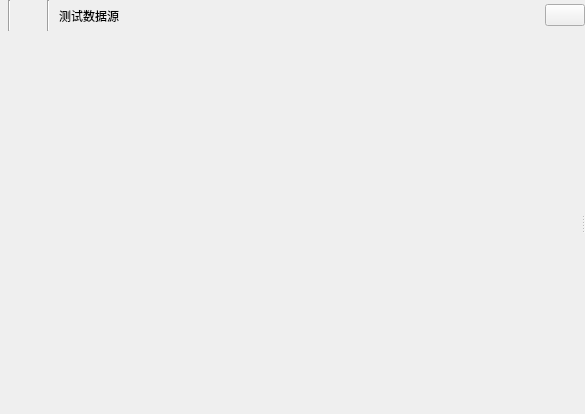
<?xml version="1.0" encoding="UTF-8"?>
<ui version="4.0">
 <class>DatasetContainer</class>
 <widget class="QWidget" name="DatasetContainer">
  <property name="geometry">
   <rect>
    <x>0</x>
    <y>0</y>
    <width>585</width>
    <height>414</height>
   </rect>
  </property>
  <property name="windowTitle">
   <string>Form</string>
  </property>
  <layout class="QGridLayout" name="gridLayout_3">
   <property name="leftMargin">
    <number>0</number>
   </property>
   <property name="topMargin">
    <number>0</number>
   </property>
   <property name="rightMargin">
    <number>0</number>
   </property>
   <property name="bottomMargin">
    <number>0</number>
   </property>
   <item row="0" column="0">
    <widget class="QStackedWidget" name="stackedWidget">
     <property name="currentIndex">
      <number>0</number>
     </property>
     <widget class="QWidget" name="pageDataset">
      <layout class="QGridLayout" name="gridLayout">
       <property name="leftMargin">
        <number>0</number>
       </property>
       <property name="topMargin">
        <number>0</number>
       </property>
       <property name="rightMargin">
        <number>0</number>
       </property>
       <property name="bottomMargin">
        <number>0</number>
       </property>
       <item row="0" column="0">
        <layout class="QVBoxLayout" name="verticalLayout_2">
         <property name="spacing">
          <number>0</number>
         </property>
         <item>
          <widget class="QFrame" name="frame">
           <property name="sizePolicy">
            <sizepolicy hsizetype="Preferred" vsizetype="Maximum">
             <horstretch>0</horstretch>
             <verstretch>0</verstretch>
            </sizepolicy>
           </property>
           <property name="frameShape">
            <enum>QFrame::NoFrame</enum>
           </property>
           <property name="frameShadow">
            <enum>QFrame::Raised</enum>
           </property>
           <layout class="QHBoxLayout" name="horizontalLayout">
            <property name="spacing">
             <number>2</number>
            </property>
            <property name="leftMargin">
             <number>0</number>
            </property>
            <property name="topMargin">
             <number>0</number>
            </property>
            <property name="rightMargin">
             <number>0</number>
            </property>
            <property name="bottomMargin">
             <number>0</number>
            </property>
            <item>
             <layout class="QHBoxLayout" name="datasetButtonsLayout">
              <property name="spacing">
               <number>2</number>
              </property>
              <property name="leftMargin">
               <number>4</number>
              </property>
              <property name="topMargin">
               <number>4</number>
              </property>
              <property name="rightMargin">
               <number>4</number>
              </property>
              <property name="bottomMargin">
               <number>4</number>
              </property>
             </layout>
            </item>
            <item>
             <widget class="Line" name="line">
              <property name="orientation">
               <enum>Qt::Vertical</enum>
              </property>
             </widget>
            </item>
            <item>
             <widget class="QToolButton" name="pbDelete">
              <property name="toolTip">
               <string>Delete dataset</string>
              </property>
              <property name="icon">
               <iconset resource="dataset_editor.qrc">
                <normaloff>:/images/trash-empty.png</normaloff>:/images/trash-empty.png</iconset>
              </property>
              <property name="iconSize">
               <size>
                <width>24</width>
                <height>24</height>
               </size>
              </property>
              <property name="autoRaise">
               <bool>true</bool>
              </property>
             </widget>
            </item>
            <item>
             <widget class="Line" name="line_2">
              <property name="orientation">
               <enum>Qt::Vertical</enum>
              </property>
             </widget>
            </item>
            <item>
             <widget class="QToolButton" name="bTest">
              <property name="text">
               <string>测试数据源</string>
              </property>
              <property name="icon">
               <iconset resource="../script_editor/script_editor.qrc">
                <normaloff>:/images/validate.png</normaloff>:/images/validate.png</iconset>
              </property>
              <property name="iconSize">
               <size>
                <width>24</width>
                <height>24</height>
               </size>
              </property>
              <property name="toolButtonStyle">
               <enum>Qt::ToolButtonTextBesideIcon</enum>
              </property>
              <property name="autoRaise">
               <bool>true</bool>
              </property>
             </widget>
            </item>
            <item>
             <spacer name="horizontalSpacer">
              <property name="orientation">
               <enum>Qt::Horizontal</enum>
              </property>
              <property name="sizeHint" stdset="0">
               <size>
                <width>40</width>
                <height>20</height>
               </size>
              </property>
             </spacer>
            </item>
            <item>
             <widget class="QPushButton" name="bProperties">
              <property name="toolTip">
               <string>Properties</string>
              </property>
              <property name="text">
               <string/>
              </property>
              <property name="icon">
               <iconset resource="../../../appsCore/designerCore/designerCore.qrc">
                <normaloff>:/images/run-build.png</normaloff>:/images/run-build.png</iconset>
              </property>
              <property name="checkable">
               <bool>true</bool>
              </property>
             </widget>
            </item>
           </layout>
          </widget>
         </item>
         <item>
          <widget class="QSplitter" name="splitter">
           <property name="orientation">
            <enum>Qt::Horizontal</enum>
           </property>
           <widget class="FancyTabWidget" name="tabs" native="true">
            <property name="sizePolicy">
             <sizepolicy hsizetype="Preferred" vsizetype="Preferred">
              <horstretch>0</horstretch>
              <verstretch>0</verstretch>
             </sizepolicy>
            </property>
           </widget>
           <widget class="QWidget" name="layoutWidget">
            <layout class="QVBoxLayout" name="verticalLayout">
             <item>
              <layout class="QVBoxLayout" name="propertyEditorLayout"/>
             </item>
             <item>
              <layout class="QVBoxLayout" name="variablesLoyout"/>
             </item>
            </layout>
           </widget>
          </widget>
         </item>
        </layout>
       </item>
      </layout>
     </widget>
     <widget class="QWidget" name="pageTest">
      <layout class="QVBoxLayout" name="verticalLayout_3">
       <property name="spacing">
        <number>0</number>
       </property>
       <property name="leftMargin">
        <number>0</number>
       </property>
       <property name="topMargin">
        <number>0</number>
       </property>
       <property name="rightMargin">
        <number>0</number>
       </property>
       <property name="bottomMargin">
        <number>0</number>
       </property>
       <item>
        <widget class="QFrame" name="frame_2">
         <property name="sizePolicy">
          <sizepolicy hsizetype="Preferred" vsizetype="Fixed">
           <horstretch>0</horstretch>
           <verstretch>0</verstretch>
          </sizepolicy>
         </property>
         <property name="minimumSize">
          <size>
           <width>0</width>
           <height>30</height>
          </size>
         </property>
         <property name="maximumSize">
          <size>
           <width>16777215</width>
           <height>30</height>
          </size>
         </property>
         <property name="frameShape">
          <enum>QFrame::StyledPanel</enum>
         </property>
         <property name="frameShadow">
          <enum>QFrame::Raised</enum>
         </property>
         <layout class="QHBoxLayout" name="horizontalLayout_2">
          <property name="leftMargin">
           <number>0</number>
          </property>
          <property name="topMargin">
           <number>0</number>
          </property>
          <property name="rightMargin">
           <number>0</number>
          </property>
          <property name="bottomMargin">
           <number>0</number>
          </property>
          <item>
           <widget class="QPushButton" name="bCloseTest">
            <property name="sizePolicy">
             <sizepolicy hsizetype="Preferred" vsizetype="Fixed">
              <horstretch>0</horstretch>
              <verstretch>0</verstretch>
             </sizepolicy>
            </property>
            <property name="minimumSize">
             <size>
              <width>0</width>
              <height>24</height>
             </size>
            </property>
            <property name="maximumSize">
             <size>
              <width>16777215</width>
              <height>24</height>
             </size>
            </property>
            <property name="text">
             <string>Close</string>
            </property>
           </widget>
          </item>
          <item>
           <spacer name="horizontalSpacer_2">
            <property name="orientation">
             <enum>Qt::Horizontal</enum>
            </property>
            <property name="sizeHint" stdset="0">
             <size>
              <width>494</width>
              <height>18</height>
             </size>
            </property>
           </spacer>
          </item>
         </layout>
        </widget>
       </item>
       <item>
        <widget class="QSplitter" name="splitterTestPage">
         <property name="orientation">
          <enum>Qt::Vertical</enum>
         </property>
         <widget class="QTableView" name="table"/>
         <widget class="QTextEdit" name="errors"/>
        </widget>
       </item>
      </layout>
     </widget>
    </widget>
   </item>
  </layout>
 </widget>
 <customwidgets>
  <customwidget>
   <class>FancyTabWidget</class>
   <extends>QWidget</extends>
   <header location="global">fancytabs.h</header>
   <container>1</container>
  </customwidget>
 </customwidgets>
 <resources>
  <include location="../../../appsCore/designerCore/designerCore.qrc"/>
  <include location="dataset_editor.qrc"/>
  <include location="../script_editor/script_editor.qrc"/>
 </resources>
 <connections/>
</ui>
